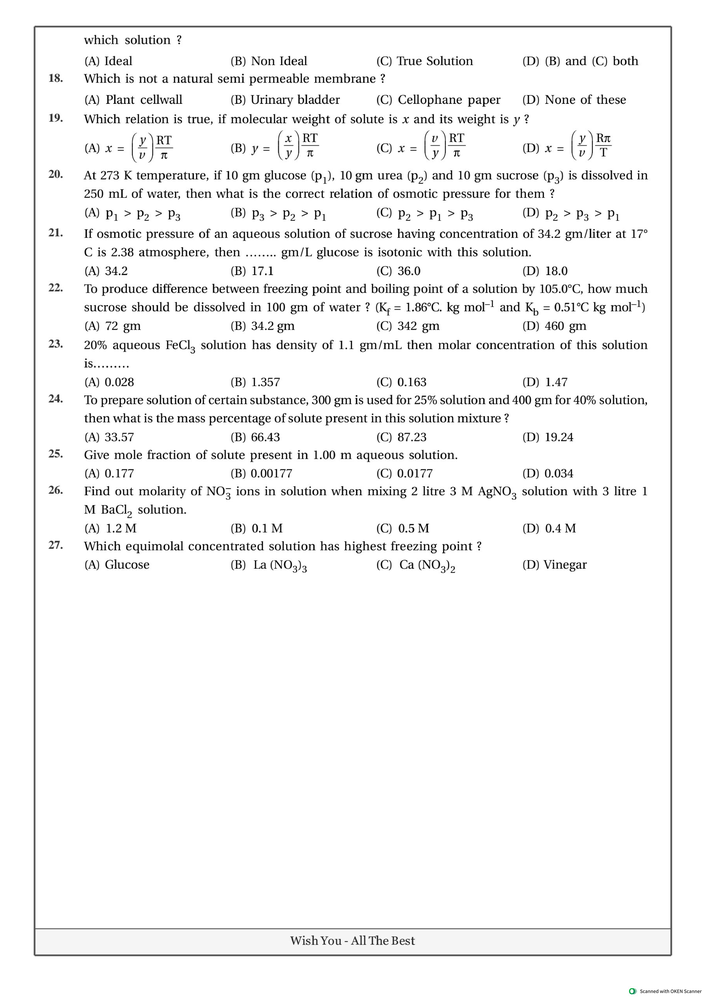
#> input picture scratch/chapter6_page2.png, 706 x 999 px, shrunk from 3719 x 5263 before the run, found by its file name
$ python crop_q19_only.py
#> lines starting #> are read from the running program, lines starting #| are printed output that depends on the picture
import cv2
import os

def main():
    image_path = "c:/Users/dell/Desktop/coaching/scratch/chapter6_page2.png"
    if not os.path.exists(image_path):
        print("Image not found.")
        return

    img = cv2.imread(image_path)
#> img is the input picture: shape (999, 706, 3); mean B, G, R 244.6, 244.6, 244.6
    h, w, c = img.shape
#> h = 999; w = 706; c = 3

    # Crop tightly around Question 19 (approximately y = 0.09 to 0.16)
    y_start = int(h * 0.08)
#> y_start = 79
    y_end = int(h * 0.16)
#> y_end = 159
    crop = img[y_start:y_end, 0:w]
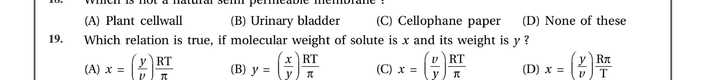
#> crop: shape (80, 706, 3); min 0, max 255, mean 238.6

    output_path = "c:/Users/dell/Desktop/coaching/scratch/q19_only.png"
    cv2.imwrite(output_path, crop)
    print("Cropped Question 19 tightly.")

    import shutil
    dest_dir = "C:/Users/dell/.gemini/antigravity/brain/1bac99db-80fa-49b6-9f7f-7b6499bb3467"
    os.makedirs(dest_dir, exist_ok=True)
    shutil.copy(output_path, os.path.join(dest_dir, "q19_only.png"))
    print("Copied q19_only.png to artifacts.")

if __name__ == "__main__":
    main()

$ run again, with scratch/chapter6_page3.png copied over scratch/chapter6_page2.png
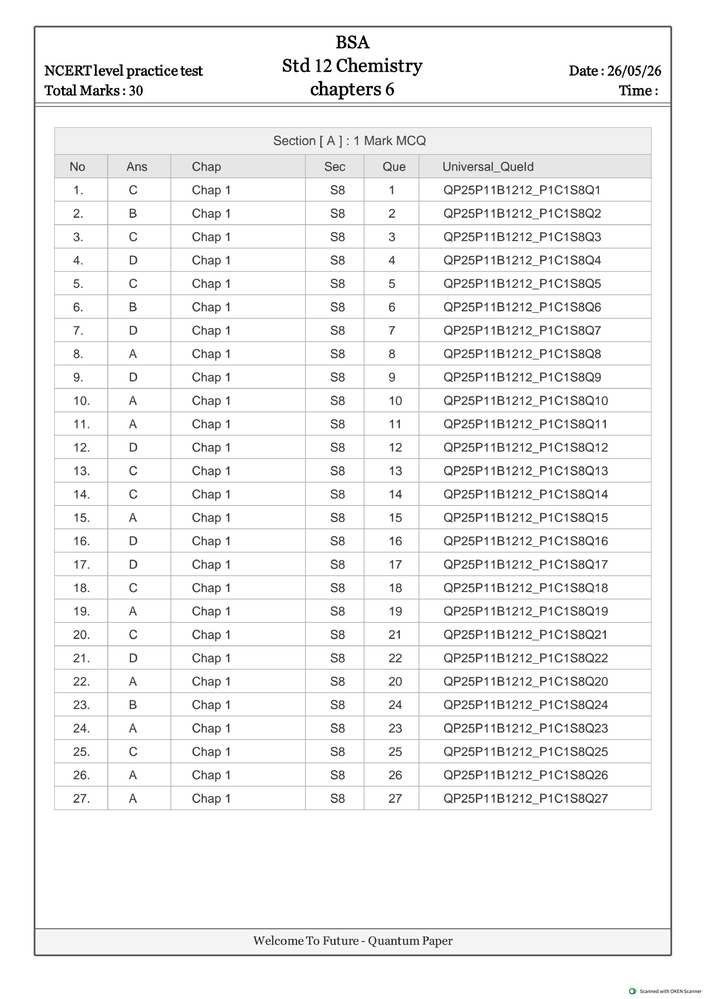
#> input picture scratch/chapter6_page3.png, 706 x 999 px, shrunk from 3719 x 5263 before the run, found by its file name
#> in main, img is the input picture: shape (999, 706, 3); mean B, G, R 243.1, 243.1, 243.1
#> in main, `crop = img[y_start:y_end, 0:w]`:
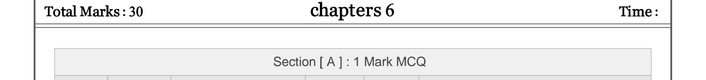
#> crop: shape (80, 706, 3); min 0, max 255, mean 239.2
